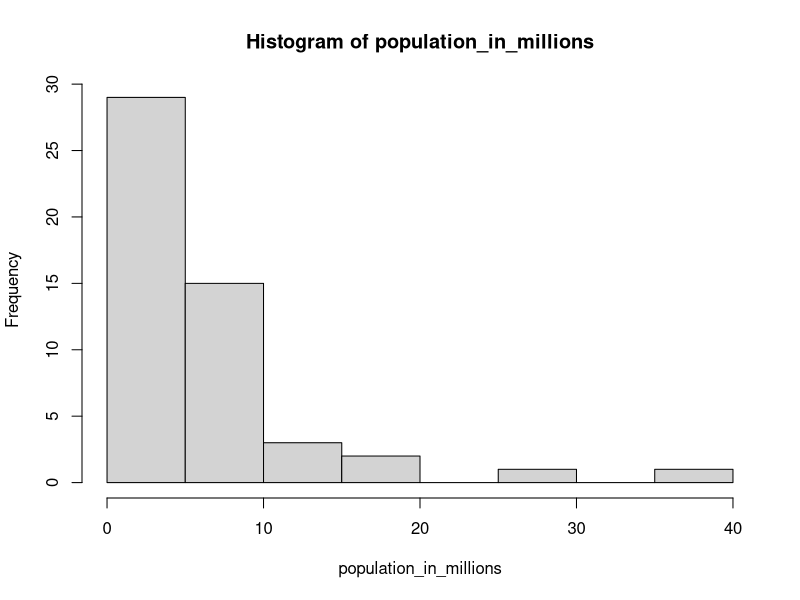

Source code (R):
library(dslabs)
data(murders)

# Store the population in millions and save it to `population_in_millions`
population_in_millions <- murders$population / 1000000

# Create a histogram of this variable
hist(population_in_millions)
